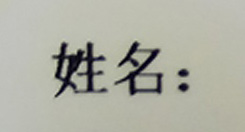
#> input picture SadaCode/infoocr/studentcard/mask/name_mask.jpg, 245 x 132 px
$ python studentcardocr.py   (Python 2 division)
#> lines starting #> are read from the running program, lines starting #| are printed output that depends on the picture
# -*- coding: utf-8 -*-
from PIL import Image
import pytesseract
import cv2
import numpy as np
import re
import os

x = 1280.00 / 3840.00
pixel_x = int(x * 3840)
print x, pixel_x

currentPath = os.getcwd()


# [26 lines left out: function studentcardocr, not called in this run]


#生成模块模板 将不标准的模板转换成标准的模板
def generate_mask(x):
#> called with x = 1
    name_mask_pic = cv2.UMat(cv2.imread('mask/name_mask.jpg'))
    idnum_mask_pic = cv2.UMat(cv2.imread('mask/idnum_mask.jpg'))
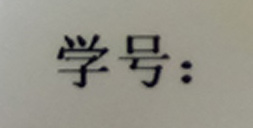
#> input picture SadaCode/infoocr/studentcard/mask/idnum_mask.jpg, 253 x 128 px
    class_mask_pic = cv2.UMat(cv2.imread('mask/class_mask.jpg'))
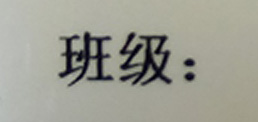
#> input picture SadaCode/infoocr/studentcard/mask/class_mask.jpg, 258 x 122 px

    name_mask_pic = img_resize_x(name_mask_pic)
    idnum_mask_pic = img_resize_x(idnum_mask_pic)
    class_mask_pic = img_resize_x(class_mask_pic)

    cv2.imwrite('mask/name_mask_%s.jpg' % pixel_x, name_mask_pic)
    cv2.imwrite('mask/idnum_mask_%s.jpg' % pixel_x, idnum_mask_pic)
    cv2.imwrite('mask/class_mask_%s.jpg' % pixel_x, class_mask_pic)


# 用于生成模板
def img_resize_x(imggray):
    # print 'dheight:%s' % dheight
    crop = imggray
    size = crop.get().shape
    dheight = int(size[0] * x)
    dwidth = int(size[1] * x)
    crop = cv2.resize(src=crop, dsize=(dwidth, dheight), interpolation=cv2.INTER_CUBIC)
    return crop


# [196 lines left out: functions img_resize, img_resize_gray, find_name, find_idnum, find_class, showimg and 5 more, not called in this run]


if __name__ == "__main__":
    generate_mask(1)
